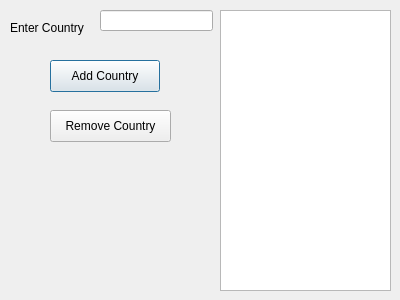
<?xml version="1.0" encoding="UTF-8"?>
<ui version="4.0">
 <class>Dialog</class>
 <widget class="QDialog" name="Dialog">
  <property name="geometry">
   <rect>
    <x>0</x>
    <y>0</y>
    <width>400</width>
    <height>300</height>
   </rect>
  </property>
  <property name="windowTitle">
   <string>Dialog</string>
  </property>
  <widget class="QLabel" name="labelEnterCountry">
   <property name="geometry">
    <rect>
     <x>10</x>
     <y>20</y>
     <width>81</width>
     <height>16</height>
    </rect>
   </property>
   <property name="text">
    <string>Enter Country</string>
   </property>
  </widget>
  <widget class="QLineEdit" name="lineEditCountry">
   <property name="geometry">
    <rect>
     <x>100</x>
     <y>10</y>
     <width>113</width>
     <height>21</height>
    </rect>
   </property>
  </widget>
  <widget class="QListWidget" name="listWidget">
   <property name="geometry">
    <rect>
     <x>220</x>
     <y>10</y>
     <width>171</width>
     <height>281</height>
    </rect>
   </property>
  </widget>
  <widget class="QPushButton" name="pushButtonAdd">
   <property name="geometry">
    <rect>
     <x>50</x>
     <y>60</y>
     <width>110</width>
     <height>32</height>
    </rect>
   </property>
   <property name="text">
    <string>Add Country</string>
   </property>
  </widget>
  <widget class="QPushButton" name="pushButtonRemove">
   <property name="geometry">
    <rect>
     <x>50</x>
     <y>110</y>
     <width>121</width>
     <height>32</height>
    </rect>
   </property>
   <property name="text">
    <string>Remove Country</string>
   </property>
  </widget>
 </widget>
 <resources/>
 <connections/>
</ui>
